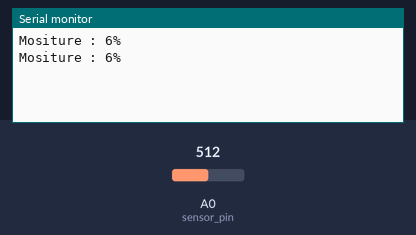
Bench run of a sketch on a simulated Arduino Uno, built with avr-gcc and run on an emulated ATmega328P. On the bench: the last lines printed to the serial monitor. The test bench sets the inputs (shaded band); at power-on: A0 (sensor_pin) = 512.

Above: at 3.2 s.
3.3 s: A0 (sensor_pin) set to 716
At 4.6 s:
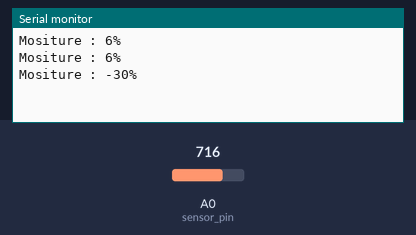
4.8 s: A0 (sensor_pin) set to 900
At 5.6 s:
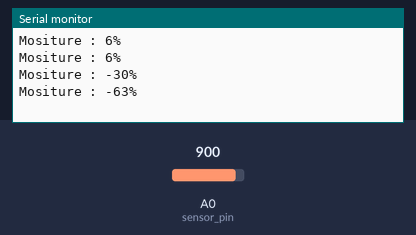
Timing chart, 0 to 7.8 s (numbered marks = the images above; inputs shaded):
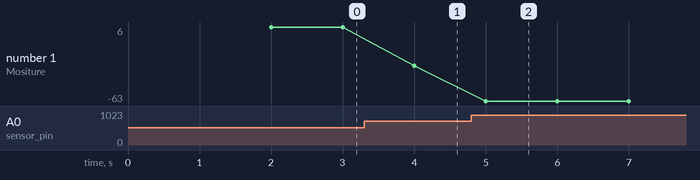

The sketch:

soil.ino
```cpp
int sensor_pin = A0;
int output_value ;
void setup() {
   Serial.begin(9600);
   delay(2000);
}
void loop() {
output_value= analogRead(sensor_pin);
output_value = map(output_value,550,0,0,100);
Serial.print("Mositure : ");
Serial.print(output_value);
Serial.println("%");
delay(1000);
}
```

Measured:
- after the input at 3.3 s, the serial monitor: prints a new line after 0.70 s (image 1)
- after the input at 4.8 s, the serial monitor: prints a new line after 0.20 s (image 2)
- plotted number 1: 6 → -30 after the input at 3.3 s, -30 → -63 after the input at 4.8 s
